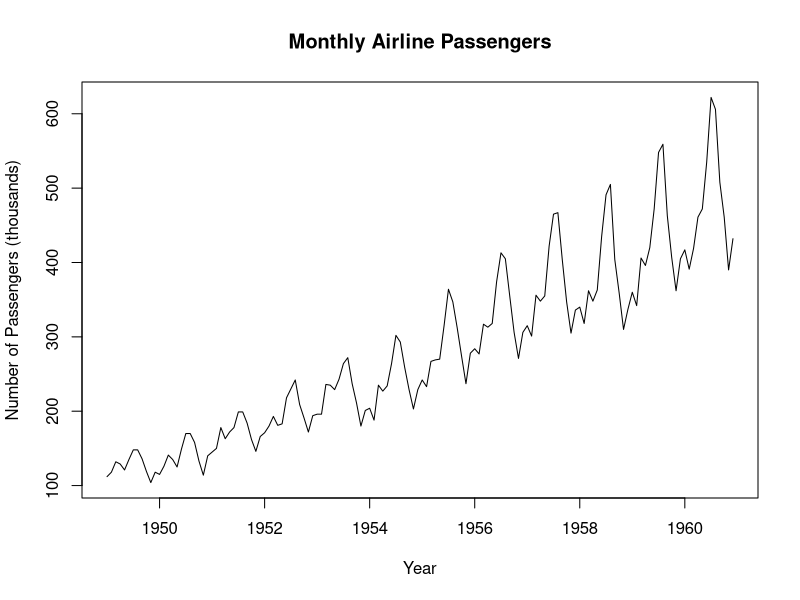
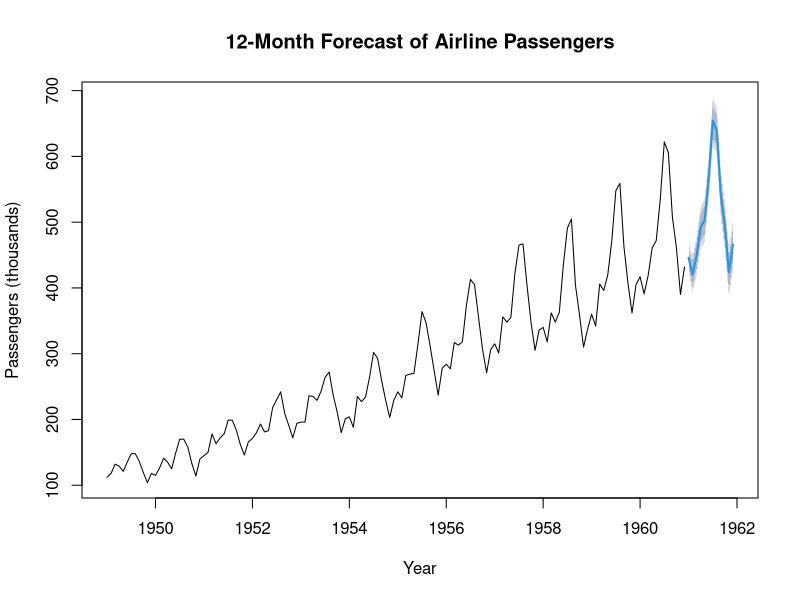

Reproduce these figures in R, in order.
# Install package if not already installed
install.packages("forecast")

# Load library
library(forecast)

# Load AirPassengers dataset (already available in R)
data("AirPassengers")

# Convert to time series (already monthly, but assign to variable)
ap_ts <- AirPassengers

# Plot original data
plot(ap_ts,
     main = "Monthly Airline Passengers",
     xlab = "Year",
     ylab = "Number of Passengers (thousands)")

# Fit ARIMA model automatically
model <- auto.arima(ap_ts)

# Display model summary
summary(model)

# Forecast next 12 months
forecast_ap <- forecast(model, h = 12)

# Print forecast values
print(forecast_ap)

# Plot forecast
plot(forecast_ap,
     main = "12-Month Forecast of Airline Passengers",
     xlab = "Year",
     ylab = "Passengers (thousands)")
